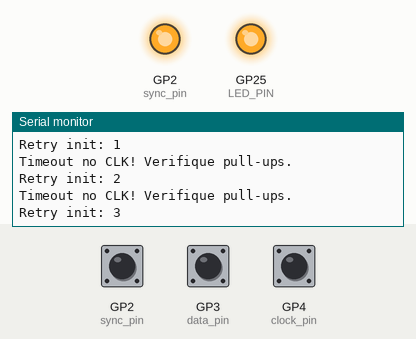
A sketch run on a simulated Raspberry Pi Pico. Shown: output pins drawn as LEDs (lit = HIGH), the last lines printed to the serial monitor. The inputs (shaded band) are chosen by the test bench; at power-on: GP2 (sync_pin) HIGH, GP3 (data_pin) HIGH, GP4 (clock_pin) HIGH.

Above: at 8.4 s.
8.5 s: GP2 (sync_pin) pulled LOW for 0.15 s
At 9.7 s:
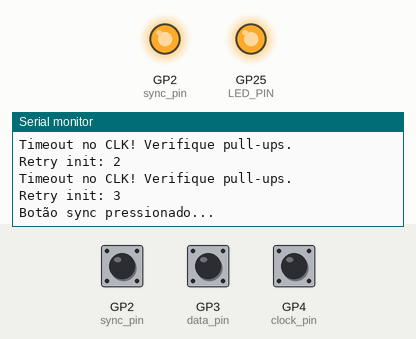
10.1 s: GP2 (sync_pin) pulled LOW for 1 s
At 10.7 s:
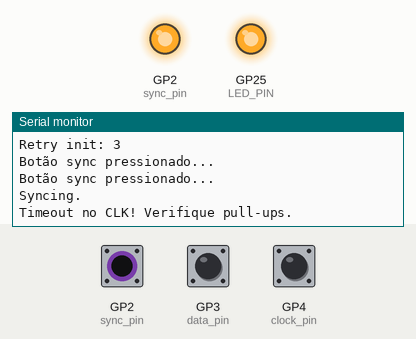

The sketch:

XBOX-360-RF-RP2040.ino
```cpp
/* Código Arduino para comunicar com o módulo RF do Xbox 360.
Modificado para adicionar checagem de CLK, retry e comandos iniciais.
Ajustado para RP2040 (Pi Pico e RP2040 Zero) com pull-ups extras para estabilidade.
Adicionado suporte para LED constante: azul no GPIO16 do RP2040-Zero (WS2812 RGB) e aceso no GPIO25 do Pi Pico (LED verde onboard).
Os #define sync_pin, data_pin e clock_pin estão definidos como GPIOs 2, 3 e 4, que são válidos para ambos os boards RP2040 (verifique o pinout físico: no Pico são pins 4,5,6; no Zero são pins semelhantes).
Instale a biblioteca Adafruit NeoPixel no Arduino IDE se usar RP2040-Zero (Ferramentas > Gerenciar Bibliotecas > Busque "Adafruit NeoPixel"). */

#include <pico/stdlib.h>  // Para funções gpio_ do Pico SDK

#if defined(ARDUINO_WAVESHARE_RP2040_ZERO)
#include <Adafruit_NeoPixel.h>
#define LED_PIN 16
Adafruit_NeoPixel pixels(1, LED_PIN, NEO_GRB + NEO_KHZ800);
#elif defined(ARDUINO_RASPBERRY_PI_PICO)
#define LED_PIN 25
#else
#warning "Board não suportado para LED. Defina manualmente."
#endif

#define sync_pin 2  // (RP2040-Pi Pico GPIO2=PIN4), (RP2040-Zero GPIO2=PIN3)
#define data_pin 3  // (RP2040-Pi Pico GPIO3=PIN5), (RP2040-Zero GPIO3=PIN4)
#define clock_pin 4  // (RP2040-Pi Pico GPIO4=PIN6), (RP2040-Zero Pico GPIO4=PIN5)

int start_cmd[10] = {0,0,0,0,0,1,0,0,1,0};
int power_cmd[10] = {0,0,1,0,0,0,0,1,0,1};
int sync_cmd[11] = {0,0,0,0,0,0,0,1,0,0,1};
int sync_cmd2[10] = {0,0,0,0,0,0,0,1,0,0};

volatile boolean sync_enable = 0;
unsigned long sync_press_time = 0;

int turn_off_cmd[10] = {0,0,0,0,0,0,1,0,0,1};
int led_red[10] = {0,0,1,0,1,1,1,1,1,1};
int led_red_off[10] = {0,0,1,0,1,1,0,0,0,0};
int led_init[10] = {0,0,1,0,0,0,0,1,0,0};

boolean sendData(int cmd_do[], int bits = 10) {  // Retorna true se enviado com sucesso
  pinMode(data_pin, OUTPUT);
  digitalWrite(data_pin, LOW);
  int prev = 1;
  unsigned long timeout = millis();
  for(int i = 0; i < bits; i++){
    while (prev == digitalRead(clock_pin) && millis() - timeout < 100) {}  // Timeout para evitar trava
    if (millis() - timeout >= 100) {
      Serial.println("Timeout no CLK! Verifique pull-ups.");
      digitalWrite(data_pin, HIGH);
      pinMode(data_pin, INPUT);
      gpio_set_function(data_pin, GPIO_FUNC_SIO);  // Reconfigura SIO
      gpio_pull_up(data_pin);  // Reativa pull-up
      return false;
    }
    prev = digitalRead(clock_pin);
    digitalWrite(data_pin, cmd_do[i]);

    timeout = millis();
    while (prev == digitalRead(clock_pin) && millis() - timeout < 100) {}
    if (millis() - timeout >= 100) return false;
    prev = digitalRead(clock_pin);
  }
  digitalWrite(data_pin, HIGH);
  pinMode(data_pin, INPUT);
  gpio_set_function(data_pin, GPIO_FUNC_SIO);  // Garante SIO após OUTPUT
  gpio_set_input_enabled(data_pin, true);  // Ativa input buffer
  gpio_pull_up(data_pin);  // Reativa pull-up após modo OUTPUT
  return true;
}

void sendData11(int cmd_do[]) {
  sendData(cmd_do, 11);
}

void initLEDs(){
  Serial.println("Inicializando...");
  // Tente enviar start e power primeiro
  sendData(start_cmd);
  delay(100);
  sendData(power_cmd);
  delay(100);

  // Retry até 3x para led_init
  for (int retry = 0; retry < 3; retry++) {
    if (sendData(led_init)) break;
    Serial.print("Retry init: "); Serial.println(retry + 1);
    delay(500);
  }
  delay(50);
  // Adicione animação se quiser: sendData(anim_cmd); delay(50);
}

void setup() {
  Serial.begin(9600);

  // Configuração com Pico SDK: Pull-ups internos para 3.3V em todos os pins
  // Passo 1: Inicializa e seta função SIO (essencial para controle software)
  gpio_init(sync_pin);
  gpio_set_function(sync_pin, GPIO_FUNC_SIO);
  gpio_set_dir(sync_pin, GPIO_IN);
  gpio_set_input_enabled(sync_pin, true);  // Ativa buffer de input (IE=1)
  // Workaround para resetar estado (evita latch ou pull-down default)
  gpio_set_dir(sync_pin, GPIO_OUT);
  gpio_put(sync_pin, 1);
  sleep_ms(1);
  gpio_set_dir(sync_pin, GPIO_IN);
  gpio_pull_up(sync_pin);  // Ativa pull-up (PUE=1, PDE=0)

  gpio_init(data_pin);
  gpio_set_function(data_pin, GPIO_FUNC_SIO);
  gpio_set_dir(data_pin, GPIO_IN);
  gpio_set_input_enabled(data_pin, true);
  gpio_set_dir(data_pin, GPIO_OUT);
  gpio_put(data_pin, 1);
  sleep_ms(1);
  gpio_set_dir(data_pin, GPIO_IN);
  gpio_pull_up(data_pin);

  gpio_init(clock_pin);
  gpio_set_function(clock_pin, GPIO_FUNC_SIO);
  gpio_set_dir(clock_pin, GPIO_IN);
  gpio_set_input_enabled(clock_pin, true);
  gpio_set_dir(clock_pin, GPIO_OUT);
  gpio_put(clock_pin, 1);
  sleep_ms(1);
  gpio_set_dir(clock_pin, GPIO_IN);
  gpio_pull_up(clock_pin);

  // Teste: Verifique estado inicial (deve ser 1 para high/3.3V)
  Serial.print("Estado inicial GPIO2 (sync_pin): ");
  Serial.println(gpio_get(sync_pin));
  Serial.print("Estado inicial GPIO3 (data_pin): ");
  Serial.println(gpio_get(data_pin));
  Serial.print("Estado inicial GPIO4 (clock_pin): ");
  Serial.println(gpio_get(clock_pin));

  delay(5000);  // Aumentado para estabilizar

#if defined(ARDUINO_WAVESHARE_RP2040_ZERO)
  pixels.begin();
  pixels.setPixelColor(0, pixels.Color(0, 0, 255));  // Azul constante (R=0, G=0, B=255)
  pixels.show();
#elif defined(ARDUINO_RASPBERRY_PI_PICO)
  pinMode(LED_PIN, OUTPUT);
  digitalWrite(LED_PIN, HIGH);  // Acende o LED onboard (verde no Pico)
#endif

  initLEDs();
}

void loop(){
  if (digitalRead(sync_pin) == LOW) {
    if (sync_press_time == 0) {
      sync_press_time = millis();
      Serial.println("Botão sync pressionado...");
    }
    if (millis() - sync_press_time > 100) {
      if (!sync_enable) {
        Serial.println("Syncing.");
        sendData11(sync_cmd);
        sync_enable = true;
      }
    }
  } else {
    sync_press_time = 0;
    sync_enable = false;
  }

  delay(50);
}
```

Measured:
- after the input at 8.5 s, the serial monitor: prints a new line at once (image 1)
- after the input at 10.1 s, the serial monitor: prints a new line after 0.16 s (image 2)
